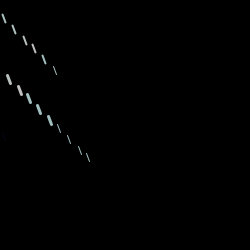
Frame 1 (no input)
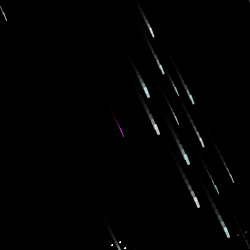
Frame 60 (the mouse pressed at the canvas centre just before this capture)
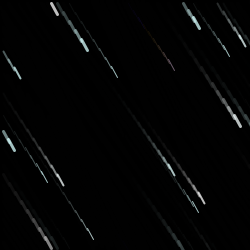
Frame 120 (the mouse held since frame 60 and released just before this capture)

The Processing sketch that drew these frames (run headless with seeded random() and noise(); from frame 60 on, the mouse is pressed at the canvas centre):

// Processing sketch: processing_130020
// ── processing_130020.pde

Thing myThing1;
Thing myThing2; // Two objects!
Thing myThing3;
Thing myThing4;
Thing myThing5;
Thing myThing6;
Thing myThing7;
Thing myThing8;
Thing myThing9;
Thing myThing10;
Thing myThing11;
Thing myThing12;
Thing myThing13;
Thing myThing14;
Thing myThing15;
Thing myThing0;
int a= 50;    //frame rate value
int b=100;    //frame fade value IF YOU CHANGE THIS, THE IF STATEMENT IN VOID MOVE HAS TO BE ALTERED
int s= 3;    //length of line(RAIN)
int v= 8;    // height of line(RAIN)
int F=0;     //Front barrier for  rain to crash
int M=10 ;     //Middle barrier for rain to crash
int B=20 ;     //Back  barrier for rain to crash

float r= random(200);

boolean sweetspot = false;

void setup() {
  frameRate(a);
  size(250,250);
  smooth();
  background(0);

  myThing1 = new Thing(color(225,255,255,191),0,10,4); // Parameters go inside the parentheses when the object is constructed.
  myThing2 = new Thing(color(235,255,255,191),10,20,5);
  myThing3 = new Thing(color(245,255,255,191),20,30,6);
  myThing4 = new Thing(color(255,255,255,191),30,40,4);
  myThing5 = new Thing(color(215,255,255,191),40,50,5);
  myThing6 = new Thing(color(225,255,255,191),50,60,6);
  myThing0 = new Thing(color(235,255,255,191),0,r,4);
  myThing7 = new Thing(color(245,255,255,191),5,70,5);
  myThing8 = new Thing(color(255,255,255,191),15,80,6);
  myThing9 = new Thing(color(215,255,255,191),25,90,4);
  myThing10 = new Thing(color(215,255,255,191),35,100,5);
  myThing11 = new Thing(color(215,255,255,191),45,110,6);
  myThing12 = new Thing(color(215,255,255,191),55,120,4);
  myThing13 = new Thing(color(215,255,255,191),65,130,5);
  myThing14 = new Thing(color(215,255,255,191),75,140,6);
  myThing15 = new Thing(color(215,255,255,191),85,150,3);

   
   
  
  
}

void draw() {
  fade();
  myThing1.moveF();
  myThing1.displayF();
  myThing2.moveF();
  myThing2.displayF();
  myThing3.moveF();
  myThing3.displayF();
  myThing4.moveF();
  myThing4.displayF();
  myThing5.moveF();
  myThing5.displayF();
  myThing6.move();
  myThing6.display();
  myThing0.move();
  myThing0.display0();
  myThing7.move();
  myThing7.displayB();
  myThing8.move();
  myThing8.displayB();
  myThing9.move();
  myThing9.displayB();
  myThing10.move();
  myThing10.displayB();
  myThing11.move();
  myThing11.displayB();
  myThing12.move();
  myThing12.display();
  myThing13.move();
  myThing13.display();
  myThing14.move();
  myThing14.display();
  myThing15.move();
  myThing15.display();

  
 
 

}

class Thing { // Even though there are multiple objects, we still only need one class. No matter how many cookies we make, only one cookie cutter is needed.Isnâ€™t object-oriented programming swell?
  color c;
  float xpos;
  float ypos;
  float xspeed;

  Thing(color tempC, float tempXpos, float tempYpos, float tempXspeed) { // The Constructor is defined with arguments.
    c = tempC;
    xpos = tempXpos;
    ypos = tempYpos;
    xspeed = tempXspeed;
  }
 

  void display() {
    stroke(c);
    strokeWeight(1);
    fill(c);
    rectMode(CENTER);
    //ellipse(xpos,ypos,15,15);
   line(xpos, ypos,xpos+s,ypos+v);
    //triangle(xpos,ypos,xpos+45,ypos+35,xpos+5,ypos);
    if (mouseX > 10 && mouseX <width-10&& mouseY >10 && mouseY <height-10) {
  sweetspot = true;
 s= 3+mouseX/40;
 v= 8+mouseY/40;
// s= 3*mouseX/mouseY;
// v= 8*mouseY/mouseX;
 
} else { sweetspot = false;
s=3;
v=8;
}
  }
  
  void display0(){
    // noStroke();
     fill(255);
    stroke(frameCount * 3 % 255, frameCount * 5 % 255,
    frameCount * 20 % 255);
//    rectMode(CENTER);
    //ellipse(xpos,ypos,15,15);
    line(xpos, ypos,xpos+s,ypos+v);
   // triangle(xpos,ypos,xpos+45,ypos+35,xpos+5,ypos);
     if (mouseX > 10 && mouseX <width-10&& mouseY >10 && mouseY <height-10) {
  sweetspot = true;
 s= 3+mouseX/40;
 v= 8+mouseY/40;
// s= 3*mouseX/mouseY;
// v= 8*mouseY/mouseX;
 
} else { sweetspot = false;
s=3;
v=8;
}
  }
  
  void displayF(){
      stroke(c);
      strokeWeight(2);
    fill(c);
    rectMode(CENTER);
    //ellipse(xpos,ypos,15,15);
   line(xpos, ypos,xpos+s,ypos+v);
    //triangle(xpos,ypos,xpos+45,ypos+35,xpos+5,ypos);
     if (mouseX > 10 && mouseX <width-10&& mouseY >10 && mouseY <height-10) {
  sweetspot = true;
 s= 3+mouseX/40;
 v= 8+mouseY/40;
// s= 3*mouseX/mouseY;
// v= 8*mouseY/mouseX;
 
} else { sweetspot = false;
s=3;
v=8;
}
  }
    void displayB(){
      stroke(c);
      strokeWeight(3);
    fill(c);
    rectMode(CENTER);
    //ellipse(xpos,ypos,15,15);
   line(xpos, ypos,xpos+s,ypos+v);
    //triangle(xpos,ypos,xpos+45,ypos+35,xpos+5,ypos);
     if (mouseX > 10 && mouseX <width-10&& mouseY >10 && mouseY <height-10) {
  sweetspot = true;
 s= 3+mouseX/40;
 v= 8+mouseY/40;
// s= 3*mouseX/mouseY;
// v= 8*mouseY/mouseX;
 
} else { sweetspot = false;
s=3;
v=8;
}
  }
  
  void splash(){
  //fill(255);
  noFill();
  stroke(255);
  //ellipse(xpos,ypos,20,20);
  ellipse(xpos-8,ypos-5,1,1);
  ellipse(xpos+5,ypos-2,1,1);
  ellipse(xpos,ypos-8,1,1);
  }
    
  void moveF() {
    xpos = xpos + xspeed/2;
    ypos= ypos + xspeed;
    if (xpos > width) {
      xpos = 0;
      
    }
    
    if (ypos > height-F) {
      ypos = 0;
    }
  
  
  if (mouseX > 10 && mouseX <width-10&& mouseY >10 && mouseY <height-10) {
  sweetspot = true;
  xpos= xpos + mouseX/40;
  ypos= ypos +mouseY/40;
  a=50;
  b=80;
} else { sweetspot = false;
  a=60;
  b=100;
}
if(ypos == height-F){
  splash();
} 

  }
 void move() {
    xpos = xpos + xspeed/2;
    ypos= ypos + xspeed;
    if (xpos > width) {
      xpos = 0;
      
    }
    
    if (ypos > height-M) {
      ypos = 0;
    }
  
  
  if (mouseX > 10 && mouseX <width-10&& mouseY >10 && mouseY <height-10) {
  sweetspot = true;
  xpos= xpos + mouseX/40;
  ypos= ypos +mouseY/40;
  a=50;
  b=80;
} else { sweetspot = false;
  a=60;
  b=100;
}
if(ypos == height-M){
  splash();
} 

  }
   void moveB() {
    xpos = xpos + xspeed/2;
    ypos= ypos + xspeed;
    if (xpos > width) {
      xpos = 0;
      
    }
    
    if (ypos > height-B) {
      ypos = 0;
    }
  
  
  if (mouseX > 10 && mouseX <width-10&& mouseY >10 && mouseY <height-10) {
  sweetspot = true;
  xpos= xpos + mouseX/40;
  ypos= ypos +mouseY/40;
  a=50;
  b=80;
} else { sweetspot = false;
  a=60;
  b=100;
}
if(ypos == height-B){
  splash();
} 

  }
}//this end bracet bellongs to class!

void fade(){
    fill(0,0,0,b);
  rect(0,0,2*width,2*height);
}
